Frame 1 (no input): blank canvas, image omitted
Frame 60 (the mouse pressed at the canvas centre just before this capture): blank canvas, image omitted
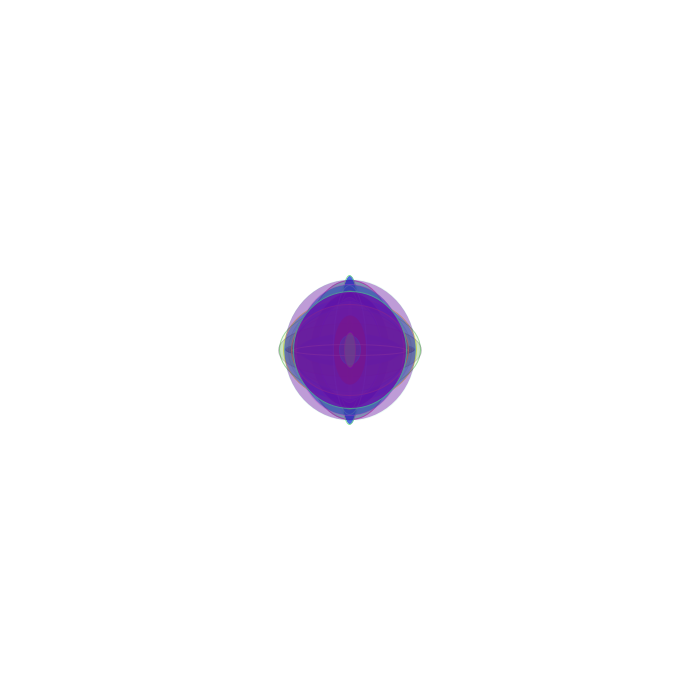
Frame 120 (the mouse held since frame 60 and released just before this capture)

The Processing sketch whose frames 1 and 60 were blank and that drew this single picture after the mouse press (run headless with seeded random() and noise(); from frame 60 on, the mouse is pressed at the canvas centre):

// Processing sketch: processing_134942
// ── processing_134942.pde

int counter;

void setup() {  //setup function called initially, only once
  size(700, 700);
  background(255);  //set background white
  colorMode(RGB);   //set colors to RGB mode
  counter = 0;
}

void draw() {  //draw function loops 
  counter++;
  stroke(random(255), random(255), random(255), random(255));
fill(random(255), random(255), random(255), random(255));
  
  if(mousePressed == true) { //add some interaction
    ellipse(mouseX, mouseY, random(1,150), random(1,150)); //mouse coord, random radius size

  }
}

void keyPressed() {
  background(255);
}
